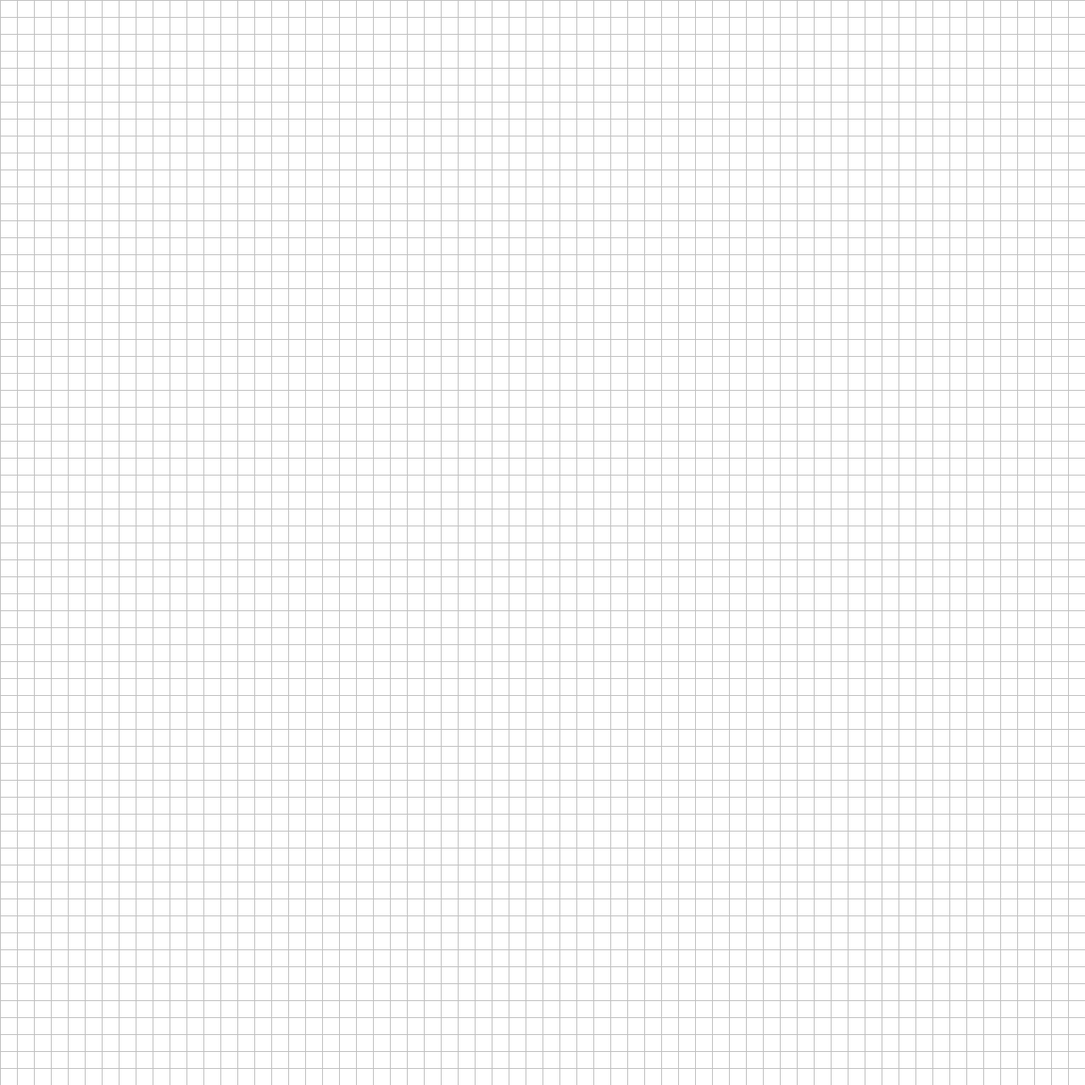
Frame 1 (no input)
Frame 60 (the mouse pressed at the canvas centre just before this capture): identical to frame 1, image omitted
Frame 120 (the mouse held since frame 60 and released just before this capture): identical to frame 1, image omitted

The Processing sketch that drew this single still picture (run headless with seeded random() and noise(); from frame 60 on, the mouse is pressed at the canvas centre):

// Processing sketch: automata_1_0
// ── automata_1_0.pde
// Dimensões da matriz //<>//
int M = 64;
int N = 64;

// Dimensões da janela
int WIDTH = 1280;
int HEIGHT = 1280;

// Dimensões de um elemento da matriz
int E_WIDTH = WIDTH / M;
int E_HEIGHT = HEIGHT / N;


// Parâmetro dos valores pseudo-aleatórios
int SEED = (int) random(-100000, 100000);

// Cores
color ON = color(0, 0, 0);
color OFF = color(255, 255, 255);
color LINE_COLOR = color(192, 192, 192);

// Matriz Original
int [][] A = new int[M][N];

void setup() {

  size(1280, 1280);

  frameRate(120);

  arrayClear();

  drawGrid();
}

void draw() {

  // Muda o título da janela
  surface.setTitle ("Automata" 
    + " | " + M + "x" + N 
    + " | " + "I: " + str(getPositionX()) + " / J: " +  str(getPositionY()) 
    + " | " + "N -> " + sumOfNeighbours(getPositionX(), getPositionY())
    + " | " + " FPS: " + round(frameRate)
    + " | " + " F: " + frameCount); 

  //arrayRandom()

  // Limpa a janela 
  background(0, 0, 0);

  // Renderiza a matriz
  drawArray();
}

void mouseClicked() {

  invertMouseElement();
}

void keyPressed() {

  // Space -> Run / Stop
  // Left / Right -> Move through frames
  // Up / Down -> Control Framerate

  if (key == CODED) {
    
    if (keyCode == RIGHT) {gameOfLife();}
    
    if (keyCode == LEFT) {gameOfLife();}

  }
}

void arrayClear() {

  for (int i=0; i<M; i++) {
    for (int j=0; j<N; j++) {
      A[i][j] = 0;
    }
  }
}

void arrayRandom() {

  randomSeed(SEED);
  for (int i=0; i<M; i++) {
    for (int j=0; j<N; j++) {
      A[i][j] = (int) random(-1, 2);
    }
  }
  SEED = (int) random(-100000, 100000);
}

void invertMouseElement() {

  // Checa se o cursor está dentro da janela
  if ((mouseX <= width) && (mouseY <= height)) {

    // Inverte elemento
    if (A[getPositionX()][getPositionY()] == 0)
      A[getPositionX()][getPositionY()] = 1;
    else
      A[getPositionX()][getPositionY()] = 0;
  }
}

int sumOfNeighbours (int i, int j) {

  int s = 0;
  int b, c, d, f;

  // b -> c (i)
  // d -> f (j)

  // -------

  if (i == 0) {
    b = i;
    c = i+1;
  } else {

    if (i == M-1) {
      b = i-1;
      c = i;
    } else {
      b = i-1;
      c = i+1;
    }
  }

  // -------

  if (j == 0) {
    d = j;
    f = j+1;
  } else {

    if (j == N-1) {
      d = j-1;
      f = j;
    } else {
      d = j-1;
      f = j+1;
    }
  }

  // -------

  for (int x = b; x <= c; x++) {
    for (int y = d; y <= f; y++) {

      if ((x == i) && (y == j))
        continue;
      if (A[x][y] == 1)
        s++;
    }
  }
  return s;
}

int getPositionX() {

  int positionX = (int) (mouseX / E_WIDTH);

  if (positionX >= M) {
    return M-1;
  } else {
    return positionX;
  }
}

int getPositionY() {

  int positionY = (int) (mouseY / E_HEIGHT);

  if (positionY >= N) {
    return N-1;
  } else {
    return positionY;
  }
}

void gameOfLife() {

  int [][] t = new int[M][N];   

  // Gera uma matriz temporária com o resultado da iteração
  for (int i=0; i<M; i++) {
    for (int j=0; j<N; j++) {

      if (sumOfNeighbours(i, j) < 2) // Morre de Solidão
        t[i][j] = 0;
      if (sumOfNeighbours(i, j) > 3) // Morre de Superpopulação
        t[i][j] = 0;
      if ((sumOfNeighbours(i, j) == 3) && (A[i][j] == 0)) // Nasce por reprodução
        t[i][j] = 1;
      if (((sumOfNeighbours(i, j) == 2) || (sumOfNeighbours(i, j) == 3)) && (A[i][j] == 1))// Continua viva
        t[i][j] = 1;
    }
  }

  // Copia a matriz temporária para a matriz original
  for (int i=0; i<M; i++)
    for (int j=0; j<N; j++)
      A[i][j] = t[i][j];
}

void drawGrid() {

  for (int i=1; i<M; i++) {
    for (int j=1; j<N; j++) {
      stroke(LINE_COLOR);
      line(E_WIDTH*i, E_HEIGHT*j, E_WIDTH, E_HEIGHT);
    }
  }
}

void drawArray() {

  for (int i=0; i<M; i++) {
    for (int j=0; j<N; j++) {
      if (A[i][j] == 1) {
        fill(ON);
        rect(E_WIDTH*i, E_HEIGHT*j, E_WIDTH, E_HEIGHT);
      } else {
        fill(OFF);
        rect(E_WIDTH*i, E_HEIGHT*j, E_WIDTH, E_HEIGHT);
      }
    }
  }
}
